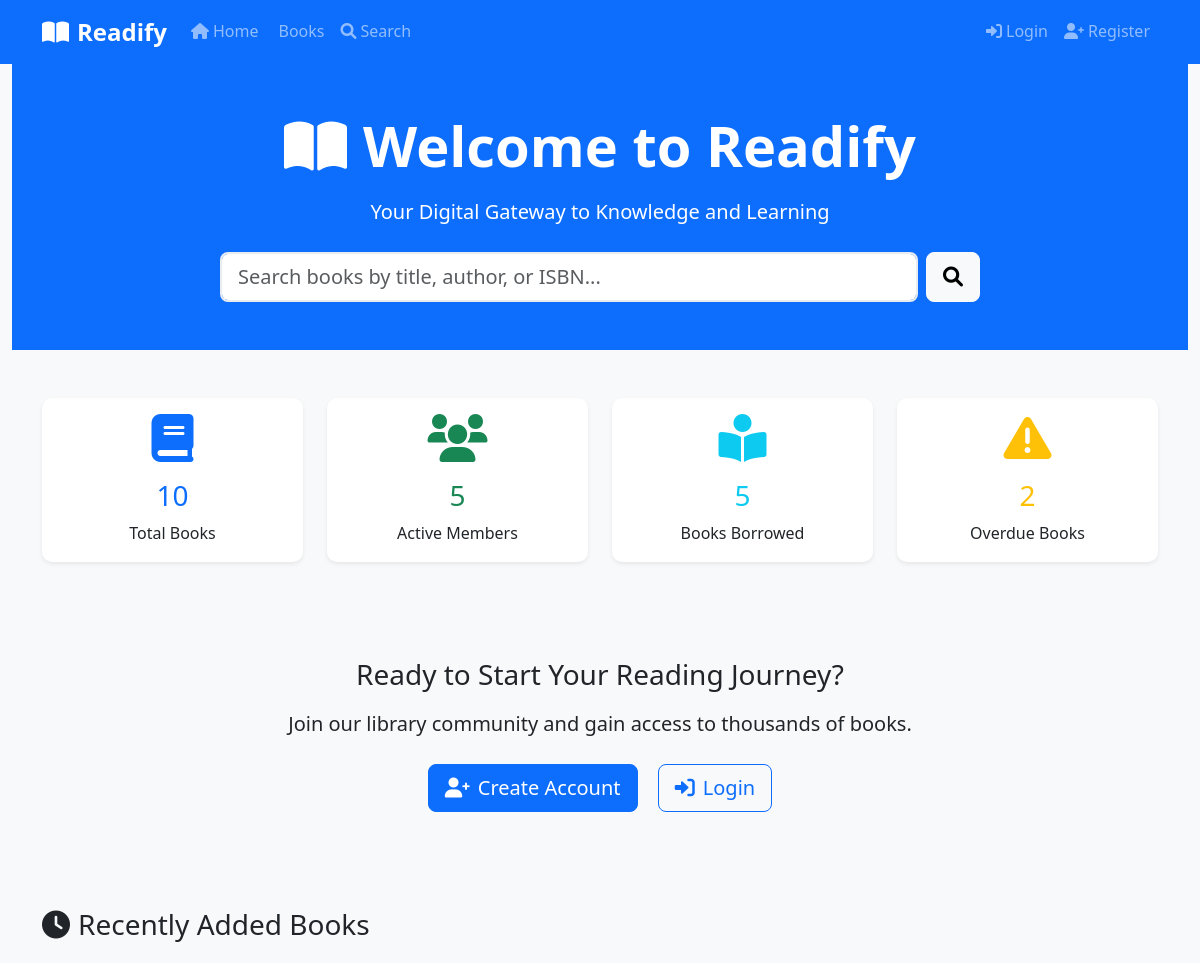
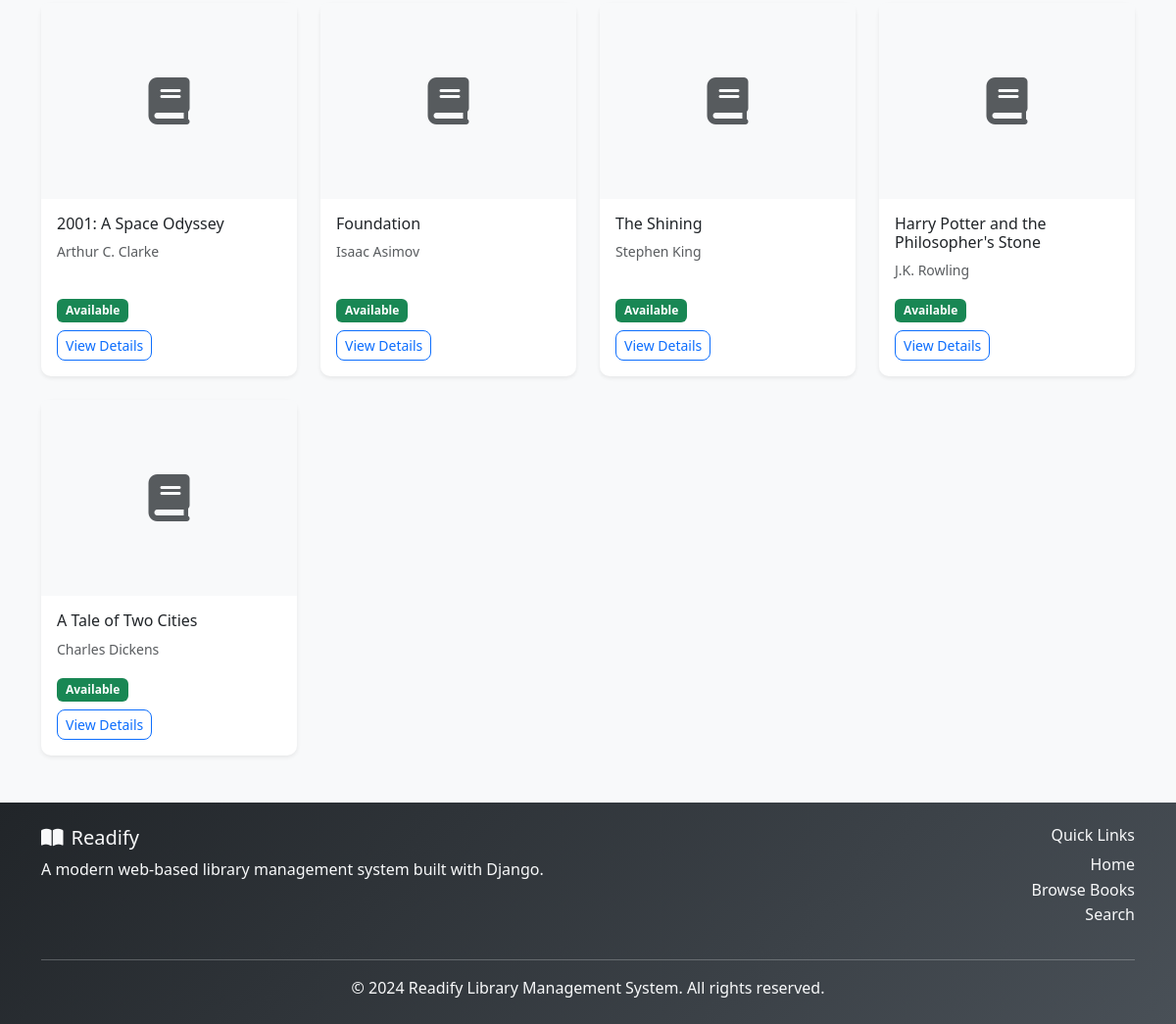
The page / on the database its author committed (2 pictures, top to bottom).
### library/models.py (models this page shows, shortened)
class Book(models.Model):
    STATUS_CHOICES = [
        ('available', 'Available'),
        ('borrowed', 'Borrowed'),
        ('reserved', 'Reserved'),
        ('maintenance', 'Under Maintenance'),
    ]
    title = models.CharField(max_length=200)
    isbn = models.CharField(max_length=13, unique=True, help_text="13-character ISBN")
    authors = models.ManyToManyField(Author, related_name='books')
    category = models.ForeignKey(Category, on_delete=models.CASCADE, related_name='books')
    publisher = models.CharField(max_length=200)
    publication_year = models.IntegerField(
        validators=[MinValueValidator(1000), MaxValueValidator(2024)]
    )
    pages = models.IntegerField(validators=[MinValueValidator(1)])
    description = models.TextField(blank=True)
    cover_image = models.ImageField(upload_to='book_covers/', blank=True, null=True)
    status = models.CharField(max_length=20, choices=STATUS_CHOICES, default='available')
    total_copies = models.IntegerField(default=1, validators=[MinValueValidator(1)])
    available_copies = models.IntegerField(default=1, validators=[MinValueValidator(0)])
    price = models.DecimalField(max_digits=10, decimal_places=2, null=True, blank=True)
    created_at = models.DateTimeField(auto_now_add=True)
    updated_at = models.DateTimeField(auto_now=True)
    class Meta:
        ordering = ['title']
    @property
    def is_available(self):
        return self.available_copies > 0 and self.status == 'available'

class Author(models.Model):
    first_name = models.CharField(max_length=100)
    last_name = models.CharField(max_length=100)
    bio = models.TextField(blank=True)
    birth_date = models.DateField(null=True, blank=True)
    created_at = models.DateTimeField(auto_now_add=True)
    class Meta:
        ordering = ['last_name', 'first_name']
    @property
    def full_name(self):
        return f"{self.first_name} {self.last_name}"

### library/views.py (the view)
# urls.py: path('', views.home, name='home'),
def home(request):
    context = {
        'total_books': Book.objects.count(),
        'total_borrowers': Borrower.objects.filter(is_active=True).count(),
        'currently_borrowed': Borrowing.objects.filter(return_date__isnull=True).count(),
        'overdue_books': Borrowing.objects.filter(
            return_date__isnull=True,
            due_date__lt=timezone.now()
        ).count(),
        'total_fines': Fine.objects.filter(status='pending').aggregate(
            total=Sum('amount')
        )['total'] or 0,
        'recent_books': Book.objects.order_by('-created_at')[:5],
        'recent_borrowings': Borrowing.objects.order_by('-borrow_date')[:5],
    }
    return render(request, 'library/home.html', context)

### templates/library/home.html (shortened to what this page needs)
{% extends 'base.html' %}
{% load static %}
{% block content %}
<div class="container-fluid">
    <div class="row bg-primary text-white py-5">
        <div class="col-12 text-center">
            <h1 class="display-4 fw-bold mb-3">
                <i class="fas fa-book-open me-3"></i>Welcome to Readify
            </h1>
            <p class="lead mb-4">Your Digital Gateway to Knowledge and Learning</p>
            <div class="row justify-content-center">
                <div class="col-md-8">
                    <form class="d-flex" action="{% url 'library:search' %}" method="get">
                        <input class="form-control form-control-lg me-2" type="search"
                               placeholder="Search books by title, author, or ISBN..."
                               name="search" value="{{ request.GET.search }}">
                        <button class="btn btn-light btn-lg" type="submit">
                            <i class="fas fa-search"></i>
                        </button>
                    </form>
                </div>
            </div>
        </div>
    </div>
    <div class="container mt-5">
        <div class="row g-4 mb-5">
            <div class="col-md-3">
                <div class="card text-center h-100 shadow-sm">
                    <div class="card-body">
                        <div class="text-primary mb-3">
                            <i class="fas fa-book fa-3x"></i>
                        </div>
                        <h3 class="card-title text-primary">{{ total_books }}</h3>
                        <p class="card-text">Total Books</p>
                    </div>
                </div>
            </div>
            <div class="col-md-3">
                <div class="card text-center h-100 shadow-sm">
                    <div class="card-body">
                        <div class="text-success mb-3">
                            <i class="fas fa-users fa-3x"></i>
                        </div>
                        <h3 class="card-title text-success">{{ total_borrowers }}</h3>
                        <p class="card-text">Active Members</p>
                    </div>
                </div>
            </div>
            <div class="col-md-3">
                <div class="card text-center h-100 shadow-sm">
                    <div class="card-body">
                        <div class="text-info mb-3">
                            <i class="fas fa-book-reader fa-3x"></i>
                        </div>
                        <h3 class="card-title text-info">{{ currently_borrowed }}</h3>
                        <p class="card-text">Books Borrowed</p>
                    </div>
                </div>
            </div>
            <div class="col-md-3">
                <div class="card text-center h-100 shadow-sm">
                    <div class="card-body">
                        <div class="text-warning mb-3">
                            <i class="fas fa-exclamation-triangle fa-3x"></i>
                        </div>
                        <h3 class="card-title text-warning">{{ overdue_books }}</h3>
                        <p class="card-text">Overdue Books</p>
                    </div>
                </div>
            </div>
        </div>
        {% if user.is_authenticated %}
            <div class="row mb-5">
                <div class="col-12">
                    <h3 class="mb-4"><i class="fas fa-bolt me-2"></i>Quick Actions</h3>
                    <div class="row g-3">
                        <div class="col-md-4">
                            <a href="{% url 'library:book_list' %}" class="btn btn-outline-primary btn-lg w-100">
                                <i class="fas fa-books me-2"></i>Browse All Books
                            </a>
                        </div>
                        <div class="col-md-4">
                            <a href="{% url 'library:my_borrowings' %}" class="btn btn-outline-success btn-lg w-100">
                                <i class="fas fa-book-reader me-2"></i>My Borrowings
                            </a>
                        </div>
                        <div class="col-md-4">
                            <a href="{% url 'library:search' %}" class="btn btn-outline-info btn-lg w-100">
                                <i class="fas fa-search me-2"></i>Search Books
                            </a>
                        </div>
                    </div>
                </div>
            </div>
        {% else %}
            <div class="row mb-5">
                <div class="col-12 text-center">
                    <div class="bg-light p-5 rounded">
                        <h3 class="mb-3">Ready to Start Your Reading Journey?</h3>
                        <p class="lead mb-4">Join our library community and gain access to thousands of books.</p>
                        <a href="{% url 'library:register' %}" class="btn btn-primary btn-lg me-3">
                            <i class="fas fa-user-plus me-2"></i>Create Account
                        </a>
                        <a href="{% url 'library:login' %}" class="btn btn-outline-primary btn-lg">
                            <i class="fas fa-sign-in-alt me-2"></i>Login
                        </a>
                    </div>
                </div>
            </div>
        {% endif %}
        <div class="row mb-5">
            <div class="col-12">
                <h3 class="mb-4"><i class="fas fa-clock me-2"></i>Recently Added Books</h3>
                <div class="row g-4">
                    {% for book in recent_books %}
                        <div class="col-md-4 col-lg-3">
                            <div class="card h-100 shadow-sm">
                                {% if book.cover_image %}
                                    <img src="{{ book.cover_image.url }}" class="card-img-top" alt="{{ book.title }}" style="height: 200px; object-fit: cover;">
                                {% else %}
                                    <div class="card-img-top bg-light d-flex align-items-center justify-content-center" style="height: 200px;">
                                        <i class="fas fa-book fa-3x text-muted"></i>
                                    </div>
                                {% endif %}
                                <div class="card-body d-flex flex-column">
                                    <h6 class="card-title">{{ book.title }}</h6>
                                    <p class="card-text text-muted small">
                                        {% for author in book.authors.all %}
                                            {{ author.full_name }}{% if not forloop.last %}, {% endif %}
                                        {% endfor %}
                                    </p>
                                    <div class="mt-auto">
                                        <span class="badge bg-{% if book.is_available %}success{% else %}secondary{% endif %} mb-2">
                                            {% if book.is_available %}Available{% else %}Unavailable{% endif %}
                                        </span>
                                        <br>
                                        <a href="{% url 'library:book_detail' book.id %}" class="btn btn-sm btn-outline-primary">
                                            View Details
                                        </a>
                                    </div>
                                </div>
                            </div>
                        </div>
                    {% endfor %}
                </div>
            </div>
        </div>
    </div>
</div>
{% endblock %}

### templates/base.html (shortened to what this page needs)
{% load static %}
<!DOCTYPE html>
<html lang="en">
<head>
    <link href="https://cdn.jsdelivr.net/npm/bootstrap@5.3.0/dist/css/bootstrap.min.css" rel="stylesheet">
    <link href="https://cdnjs.cloudflare.com/ajax/libs/font-awesome/6.0.0/css/all.min.css" rel="stylesheet">
    <link href="{% static 'css/style.css' %}" rel="stylesheet">
</head>
<body>
    <nav class="navbar navbar-expand-lg navbar-dark bg-primary">
        <div class="container">
            <a class="navbar-brand" href="{% url 'library:home' %}">
                <i class="fas fa-book-open me-2"></i>Readify
            </a>
            <div class="collapse navbar-collapse" id="navbarNav">
                <ul class="navbar-nav me-auto">
                    <li class="nav-item">
                        <a class="nav-link" href="{% url 'library:home' %}">
                            <i class="fas fa-home me-1"></i>Home
                        </a>
                    </li>
                    <li class="nav-item">
                        <a class="nav-link" href="{% url 'library:book_list' %}">
                            Books
                        </a>
                    </li>
                    <li class="nav-item">
                        <a class="nav-link" href="{% url 'library:search' %}">
                            <i class="fas fa-search me-1"></i>Search
                        </a>
                    </li>
                </ul>
                <ul class="navbar-nav">
                    {% if user.is_authenticated %}
                        <li class="nav-item dropdown">
                            <a class="nav-link dropdown-toggle" href="#" role="button" data-bs-toggle="dropdown">
                                <i class="fas fa-user-circle me-1"></i>{{ user.get_full_name|default:user.username }}
                            </a>
                            <ul class="dropdown-menu dropdown-menu-end">
                                <li><a class="dropdown-item" href="{% url 'library:profile' %}">
                                    <i class="fas fa-user-edit me-1"></i>Edit Profile
                                </a></li>
                                <li><hr class="dropdown-divider"></li>
                                <li><a class="dropdown-item" href="{% url 'library:logout' %}">
                                    <i class="fas fa-sign-out-alt me-1"></i>Logout
                                </a></li>
                            </ul>
                        </li>
                    {% else %}
                        <li class="nav-item">
                            <a class="nav-link" href="{% url 'library:login' %}">
                                <i class="fas fa-sign-in-alt me-1"></i>Login
                            </a>
                        </li>
                        <li class="nav-item">
                            <a class="nav-link" href="{% url 'library:register' %}">
                                <i class="fas fa-user-plus me-1"></i>Register
                            </a>
                        </li>
                    {% endif %}
                </ul>
            </div>
        </div>
    </nav>
    <main class="container-fluid">
        {% block content %}{% endblock %}
    </main>
    <footer class="bg-dark text-light mt-5 py-4">
        <div class="container">
            <div class="row">
                <div class="col-md-6">
                    <h5><i class="fas fa-book-open me-2"></i>Readify</h5>
                    <p class="mb-0">A modern web-based library management system built with Django.</p>
                </div>
                <div class="col-md-6 text-md-end">
                    <h6>Quick Links</h6>
                    <ul class="list-unstyled">
                        <li><a href="{% url 'library:home' %}" class="text-light">Home</a></li>
                        <li><a href="{% url 'library:book_list' %}" class="text-light">Browse Books</a></li>
                        <li><a href="{% url 'library:search' %}" class="text-light">Search</a></li>
                    </ul>
                </div>
            </div>
            <hr class="my-3">
            <div class="row">
                <div class="col-12 text-center">
                    <p class="mb-0">&copy; 2024 Readify Library Management System. All rights reserved.</p>
                </div>
            </div>
        </div>
    </footer>
</body>
</html>

### static/css/style.css (style rules this page uses)
:root { --primary-color: #0d6efd; --secondary-color: #6c757d; --success-color: #198754; --danger-color: #dc3545; --warning-color: #ffc107; --info-color: #0dcaf0; --light-color: #f8f9fa; --dark-color: #212529; }
body { font-family: 'Segoe UI', Tahoma, Geneva, Verdana, sans-serif; line-height: 1.6; background-color: #f8f9fa; }
.navbar-brand { font-weight: bold; font-size: 1.5rem; }
.navbar-nav .nav-link { font-weight: 500; transition: color 0.3s ease; }
.card { border: none; border-radius: 10px; transition: transform 0.3s ease, box-shadow 0.3s ease; }
.btn { border-radius: 8px; font-weight: 500; transition: all 0.3s ease; }
.form-control, .form-select { border-radius: 8px; border: 2px solid #e9ecef; transition: border-color 0.3s ease, box-shadow 0.3s ease; }
.badge { font-size: 0.75rem; padding: 0.5em 0.75em; border-radius: 6px; }
footer { background: linear-gradient(135deg, var(--dark-color) 0%, #495057 100%); margin-top: auto; }
footer a { color: rgba(255, 255, 255, 0.8); text-decoration: none; transition: color 0.3s ease; }

### rows shown on the page
Book: title "2001: A Space Odyssey", available_copies "Available"
Author: full_name "Arthur C. Clarke"
Book: title "Foundation", available_copies "Available"
Author: full_name "Isaac Asimov"
Book: title "The Shining", available_copies "Available"
Author: full_name "Stephen King"
Book: title "Harry Potter and the Philosopher's Stone", available_copies "Available"
Author: full_name "J.K. Rowling"
Book: title "A Tale of Two Cities", available_copies "Available"
Author: full_name "Charles Dickens"

### other values the page prints
{{ total_books }} "10"
{{ total_borrowers }} "5"
{{ currently_borrowed }} "5"
{{ overdue_books }} "2"
